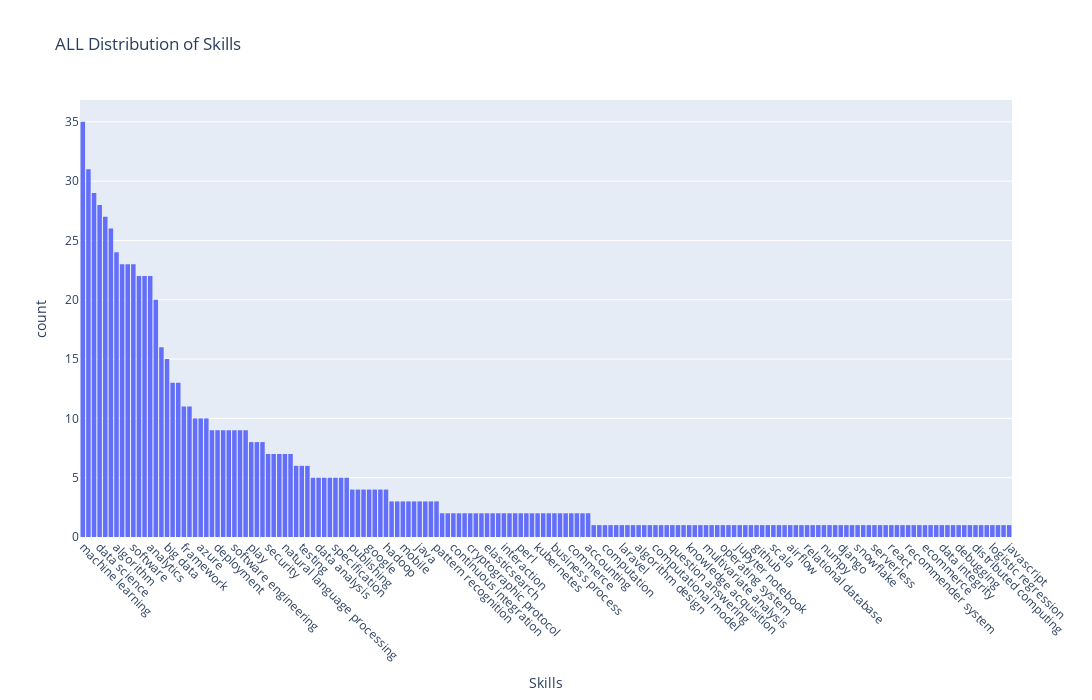

Notebook code for this chart:
### Code cell
Job_Category ='ALL'

Total_skills = []
if Job_Category != "ALL":
    fltr = data[data["title"] == Job_Category]["skills"]
    for x in fltr:
        for i in x:
            Total_skills.append(i)
else:
    fltr = data["skills"]
    for x in fltr:
        for i in x:
            Total_skills.append(i)

fig = px.histogram(
    x=Total_skills,
    labels={"x": "Skills"},
    title=f"{Job_Category} Distribution of Skills",
).update_xaxes(categoryorder="total descending")
fig.update_layout(
    autosize=False,
    width=20*100,
    height=10*70,
    xaxis_tickangle=45
)
fig.show()

### Figure 1 — Plotly figure (JSON) as saved in the notebook; plotly's stock layout.template omitted (floating-point values rounded to 4 significant figures; data arrays with more than 128 entries replaced by an {"elided": "..."} marker saying what was removed)
{"data": [{"alignmentgroup": "True", "bingroup": "x", "hovertemplate": "Skills=%{x}<br>count=%{y}<extra></extra>", "legendgroup": "", "marker": {"color": "#636efa", "pattern": {"shape": ""}}, "name": "", "offsetgroup": "", "orientation": "v", "showlegend": false, "type": "histogram", "x": {"elided": "823 str values"}, "xaxis": "x", "yaxis": "y"}], "layout": {"autosize": false, "barmode": "relative", "height": 700, "legend": {"tracegroupgap": 0}, "title": {"text": "ALL Distribution of Skills"}, "width": 2000, "xaxis": {"anchor": "y", "categoryorder": "total descending", "domain": [0, 1], "tickangle": 45, "title": {"text": "Skills"}}, "yaxis": {"anchor": "x", "domain": [0, 1], "title": {"text": "count"}}}}
